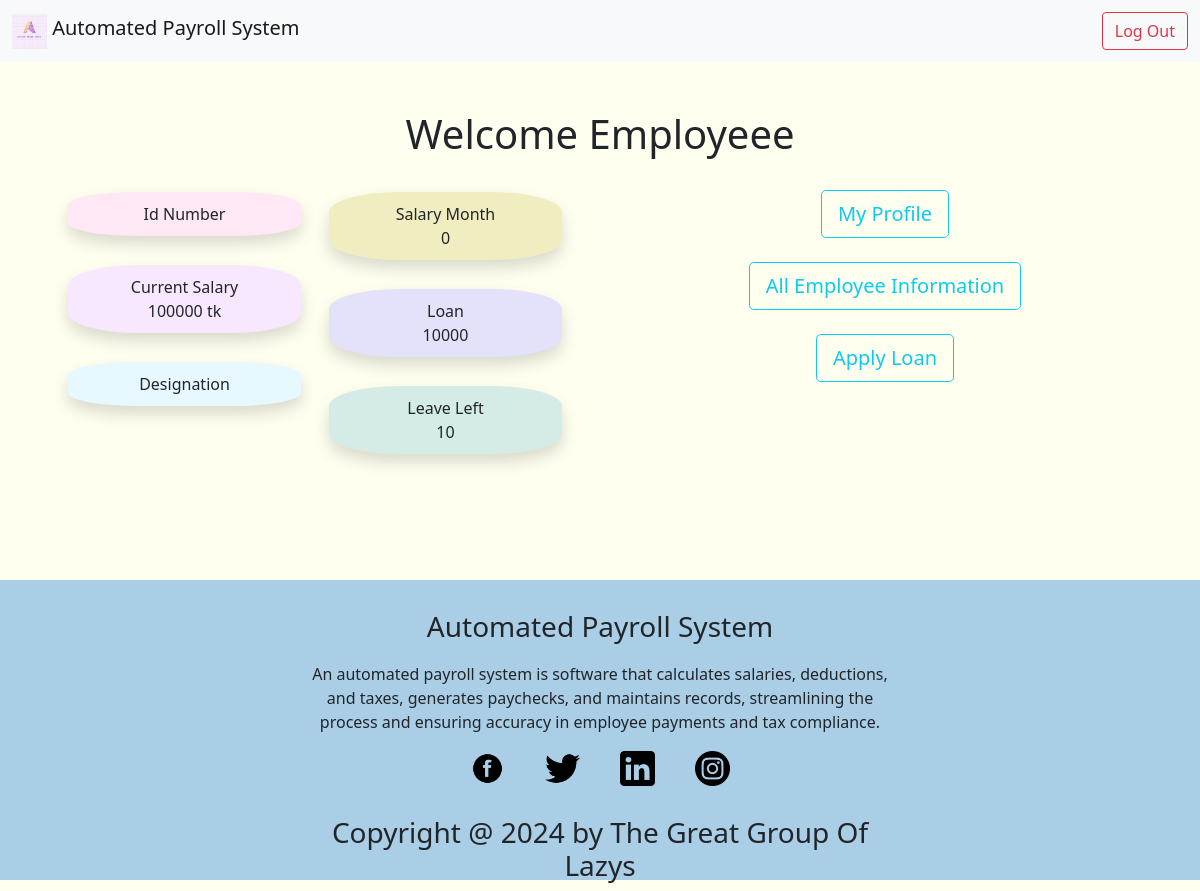
The page /welcome_employee.php (signed in) on the database as committed earlier.
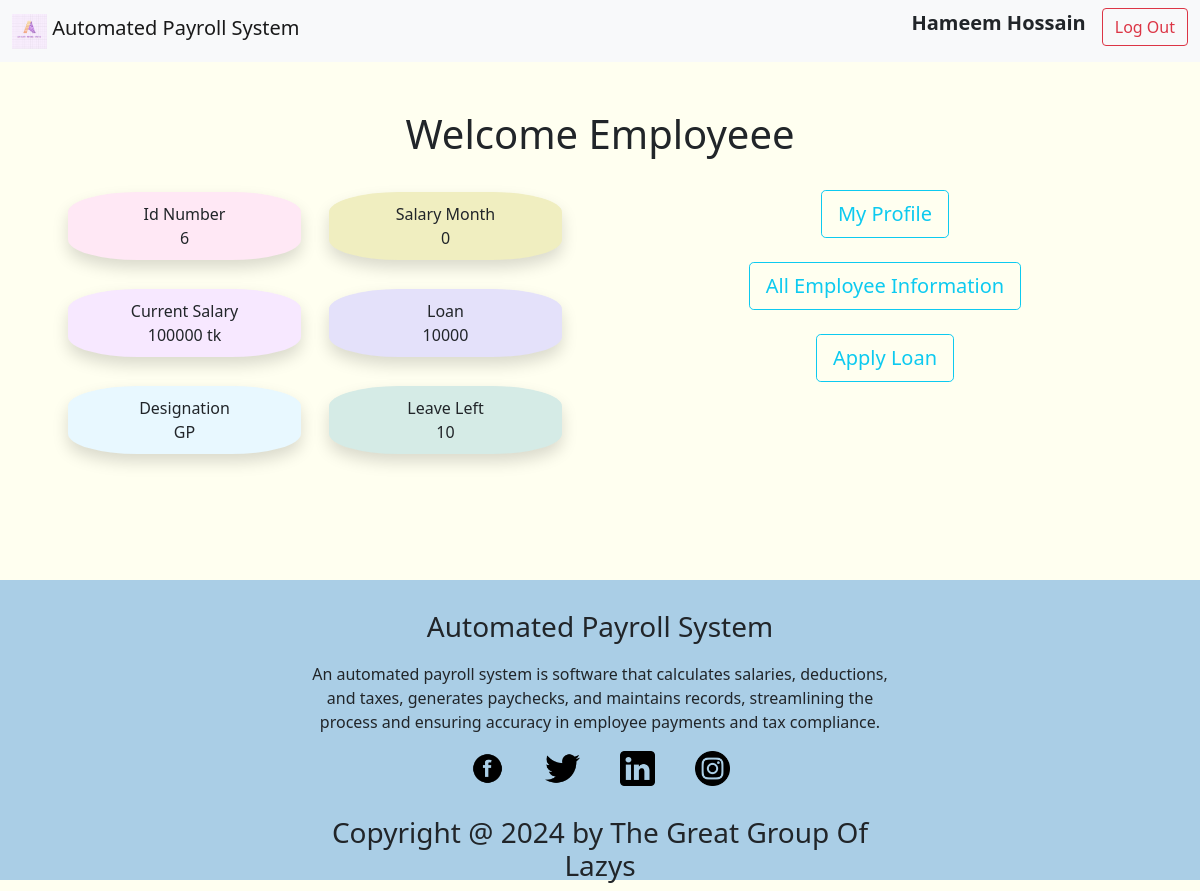
The same page on the database as committed later.
### tables this page shows
CREATE TABLE `emp_info` (
  `emp_id` int(11) NOT NULL,
  `email` varchar(255) NOT NULL,
  `password` varchar(12) NOT NULL,
  `name` varchar(255) NOT NULL,
  `designation` varchar(255) NOT NULL,
  `joining_date` date DEFAULT NULL,
  `address` varchar(255) NOT NULL,
  `mobile` varchar(15) NOT NULL
);

### welcome_employee.php (the view, shortened to what the changed rows need)
<?php
  if (isset($_SESSION['user'])) {
      $user = $_SESSION['user'];
  } else {
      header("Location: login.php");
      exit();
  }
  require_once "config.php";
  $eId=$user['emp_id'];
  $sql = "SELECT * FROM `emp_info` WHERE emp_id='$eId' ";
    $result = $conn->query($sql);
    $row = $result->fetch_assoc() ;
?>
<!DOCTYPE html>
<html lang="en">
<head>
  <link href="https://cdn.jsdelivr.net/npm/bootstrap@5.0.2/dist/css/bootstrap.min.css" rel="stylesheet">
  <link rel="stylesheet" href="./css/navbar_footer_style.css">
</head>
<body style="background-color:#ffed;">
<nav class="navbar navbar-light bg-light">
  <div class="container-fluid">
    <div class="d-flex">
      <?php
        echo '<p class="fw-bold fs-5 me-3">' . $row['name'] . '</p>';
      ?>
      <a href="logout.php" class="text-decoration-none" onclick="return confirm('Are you sure you want to log out?')"> <button class="btn btn-outline-danger" type="button">Log Out</button></a>
   </div>
  </div>
</nav>
  <div class="container text-center pt-5">
    <h1 style="font-style: initial;">Welcome Employeee</h1>
    <br>
    <div class="row">
      <div class="col-6">
    <div class="container-fluid">
    <div class="row">
      <div class="col-6">
              <div class="row-sm-4 shadow shadow" style="background-color: #ffe8f5;padding: 10px;margin:1%; border-radius: 30%;">Id Number
              <?php
               echo "<div>".$row['emp_id']. "</div>"; ?>
             </div><br>
              <br>
              <div class="row-sm-4 shadow" style=" background-color:#e8f8ff;padding: 10px;margin: 1%;border-radius: 30%;">Designation
              <?php
                              echo "<div>".$row['designation']. "</div>"; ?>
              </div>
      </div>
    </div>
    </div>
        <br>
      </div>
  <br></div>
  </div>
</body>
</html>

Rows that differ between the two databases and show on the page:
added emp_info: name "Hameem Hossain", emp_id "6", designation "GP"
